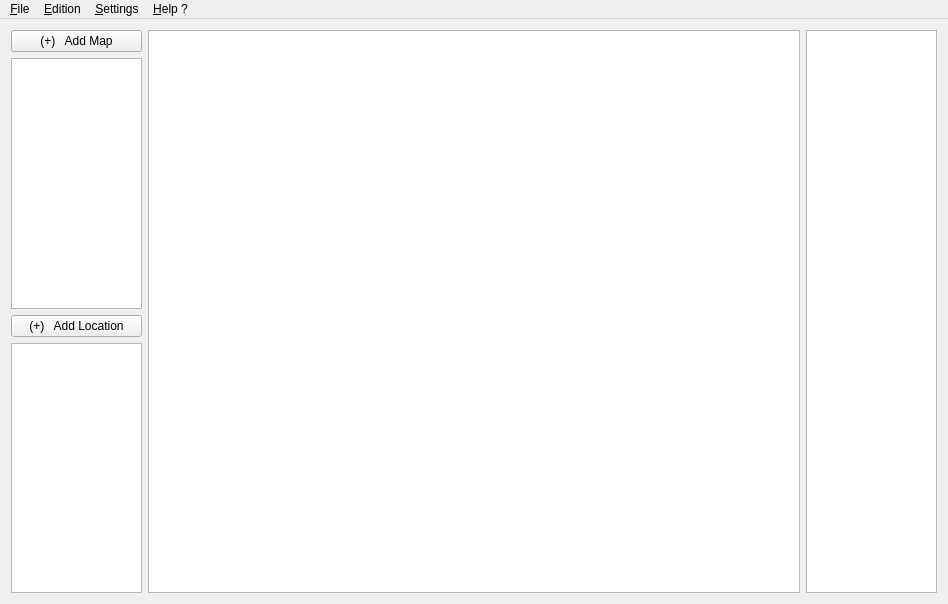
<?xml version="1.0" encoding="UTF-8"?>
<ui version="4.0">
 <class>Geomove</class>
 <widget class="QMainWindow" name="Geomove">
  <property name="geometry">
   <rect>
    <x>0</x>
    <y>0</y>
    <width>948</width>
    <height>604</height>
   </rect>
  </property>
  <property name="windowTitle">
   <string>Geomove</string>
  </property>
  <widget class="QWidget" name="centralwidget">
   <layout class="QHBoxLayout" name="horizontalLayout">
    <item>
     <layout class="QHBoxLayout" name="MainWindowLayout" stretch="1,5,1">
      <property name="spacing">
       <number>6</number>
      </property>
      <property name="sizeConstraint">
       <enum>QLayout::SetMaximumSize</enum>
      </property>
      <item>
       <layout class="QVBoxLayout" name="Data" stretch="1,0,1,0">
        <item>
         <widget class="QPushButton" name="addMap">
          <property name="text">
           <string>(+)   Add Map</string>
          </property>
         </widget>
        </item>
        <item>
         <widget class="QListView" name="listMaps"/>
        </item>
        <item>
         <widget class="QPushButton" name="addLocation">
          <property name="text">
           <string>(+)   Add Location</string>
          </property>
         </widget>
        </item>
        <item>
         <widget class="QListView" name="listLocations"/>
        </item>
       </layout>
      </item>
      <item>
       <layout class="QVBoxLayout" name="MapScreen">
        <item>
         <widget class="QGraphicsView" name="map"/>
        </item>
       </layout>
      </item>
      <item>
       <layout class="QVBoxLayout" name="Characteristics">
        <property name="sizeConstraint">
         <enum>QLayout::SetDefaultConstraint</enum>
        </property>
        <item>
         <widget class="QListView" name="characteristics">
          <property name="lineWidth">
           <number>1</number>
          </property>
         </widget>
        </item>
       </layout>
      </item>
     </layout>
    </item>
   </layout>
  </widget>
  <widget class="QMenuBar" name="menuBar">
   <property name="geometry">
    <rect>
     <x>0</x>
     <y>0</y>
     <width>948</width>
     <height>25</height>
    </rect>
   </property>
   <widget class="QMenu" name="menu_File">
    <property name="enabled">
     <bool>true</bool>
    </property>
    <property name="title">
     <string>&amp;File</string>
    </property>
    <addaction name="actionNew_Map"/>
    <addaction name="action_Open_Map"/>
    <addaction name="actionOpen_recent_Map"/>
    <addaction name="separator"/>
    <addaction name="actionSave"/>
    <addaction name="actionSave_as"/>
    <addaction name="separator"/>
    <addaction name="actionQuit"/>
   </widget>
   <widget class="QMenu" name="menu_Edition">
    <property name="title">
     <string>&amp;Edition</string>
    </property>
    <addaction name="actionImport_locations"/>
    <addaction name="actionImport_GSL"/>
    <addaction name="actionChange_scale"/>
   </widget>
   <widget class="QMenu" name="menu_Settings">
    <property name="title">
     <string>&amp;Settings</string>
    </property>
    <addaction name="actionChange_language"/>
   </widget>
   <widget class="QMenu" name="menu_Help">
    <property name="title">
     <string>&amp;Help ?</string>
    </property>
    <addaction name="actionVoir_didacticiel"/>
   </widget>
   <addaction name="menu_File"/>
   <addaction name="menu_Edition"/>
   <addaction name="menu_Settings"/>
   <addaction name="menu_Help"/>
  </widget>
  <action name="actionNew_Map">
   <property name="text">
    <string>&amp;New Map</string>
   </property>
  </action>
  <action name="action_Open_Map">
   <property name="text">
    <string>&amp;Open Map</string>
   </property>
  </action>
  <action name="actionOpen_recent_Map">
   <property name="text">
    <string>Open recent Map</string>
   </property>
  </action>
  <action name="actionSave">
   <property name="text">
    <string>Save</string>
   </property>
  </action>
  <action name="actionSave_as">
   <property name="text">
    <string>Save as ...</string>
   </property>
  </action>
  <action name="actionQuit">
   <property name="checkable">
    <bool>false</bool>
   </property>
   <property name="text">
    <string>Quit</string>
   </property>
  </action>
  <action name="actionChange_language">
   <property name="text">
    <string>Change language</string>
   </property>
  </action>
  <action name="actionImport_locations">
   <property name="text">
    <string>Import Location from Excel</string>
   </property>
  </action>
  <action name="actionChange_scale">
   <property name="text">
    <string>Change scale</string>
   </property>
  </action>
  <action name="actionVoir_didacticiel">
   <property name="text">
    <string>Watch didacticiel</string>
   </property>
  </action>
  <action name="actionImport_GSL">
   <property name="text">
    <string>Import Global Sea Level from Excel</string>
   </property>
  </action>
 </widget>
 <layoutdefault spacing="6" margin="11"/>
 <resources/>
 <connections/>
</ui>
